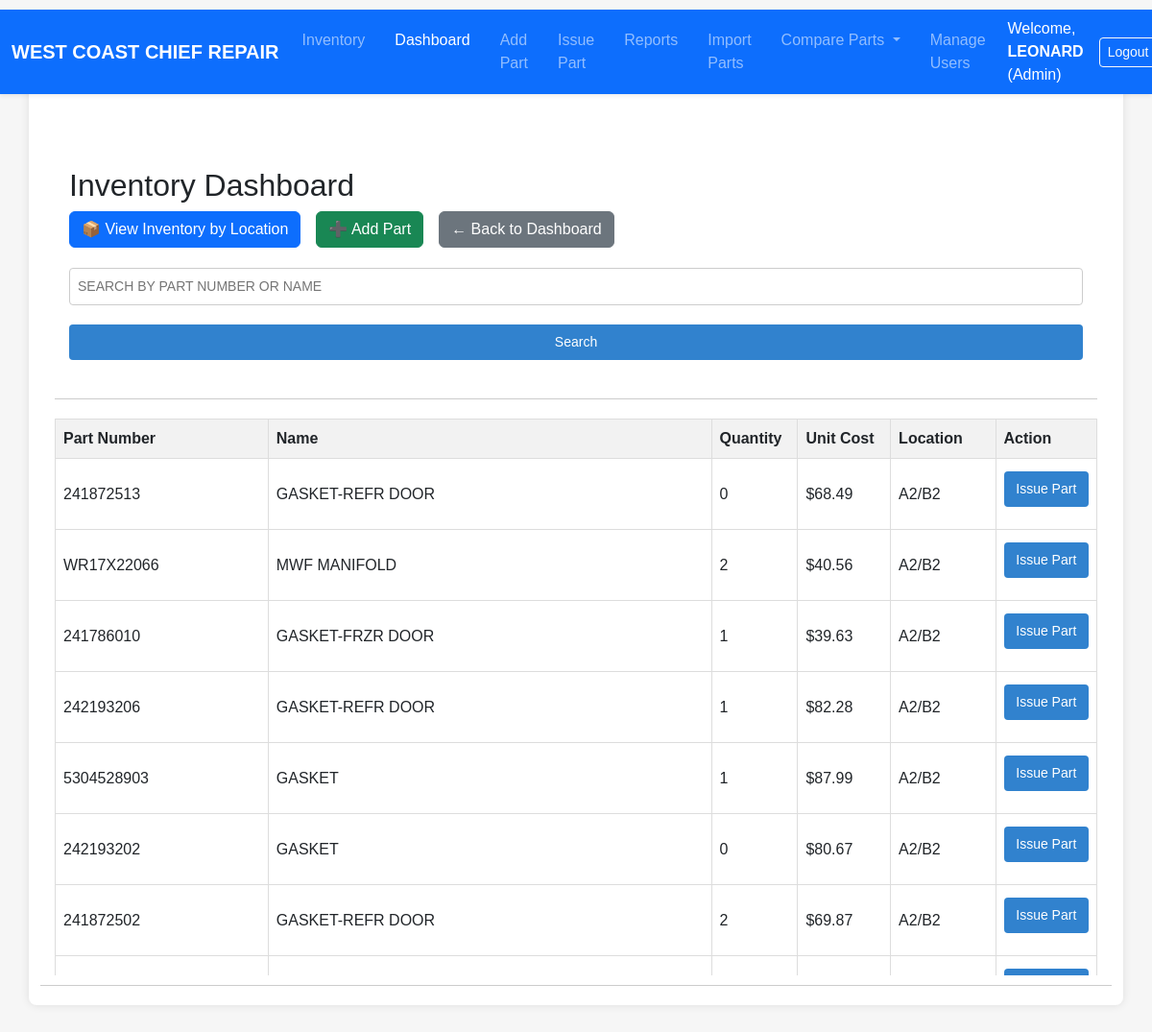
The app's page / (signed in) with its own data.
### models.py (models this page shows, shortened)
class User(UserMixin, db.Model):
    id = db.Column(db.Integer, primary_key=True)
    username = db.Column(db.String(64), unique=True, nullable=False)
    password_hash = db.Column(db.String(128), nullable=False)
    role = db.Column(db.String(20), nullable=False, default=ROLE_USER)
    @property
    def password(self):
        raise AttributeError('password is not a readable attribute')

class Part(db.Model):
    id = db.Column(db.Integer, primary_key=True)
    name = db.Column(db.String(100), nullable=False)
    part_number = db.Column(db.String(100), unique=True, nullable=False)
    quantity = db.Column(db.Integer, default=0)
    unit_cost = db.Column(db.Float, nullable=False)
    location = db.Column(db.String(100))  # shelf/location
    created_at = db.Column(db.DateTime, default=datetime.utcnow)

### inventory/routes.py (the view, shortened to what this page needs)
@inventory_bp.route('/')
@login_required
def dashboard():
    search_query = request.args.get('search', '').strip()
    parts = Part.query
    parts = parts.all()
    return render_template('index.html', parts=parts, search_query=search_query)

### auth/routes.py (called while the page is built)
@login_manager.user_loader
def load_user(user_id):
    return User.query.get(int(user_id))

### templates/index.html (shortened to what this page needs)
{% extends "base.html" %}
{% block content %}
<div class="dashboard-filters">
<div class="sticky-toolbar">
  <h2>Inventory Dashboard</h2>
  <div class="d-flex flex-wrap gap-3 mb-3">
    <a href="{{ url_for('inventory.location_report') }}" class="btn btn-primary">📦 View Inventory by Location</a>
    <a href="{{ url_for('inventory.add_part') }}" class="btn btn-success">➕ Add Part</a>
    <a href="{{ url_for('inventory.dashboard') }}" class="btn btn-secondary">← Back to Dashboard</a>
  </div>
  <form method="GET" action="{{ url_for('inventory.dashboard') }}" style="margin-bottom: 15px;">
      <input type="text" name="search" placeholder="Search by Part Number or Name" value="{{ search_query or '' }}" style="text-transform: uppercase;">
      <button type="submit">Search</button>
  </form>
</div>
{% if parts %}
<div class="table-container">
  <table class="inventory-table">
    <thead>
        <tr style="background-color:#f2f2f2;">
            <th>Part Number</th>
            <th>Name</th>
            <th>Quantity</th>
            <th>Unit Cost</th>
            <th>Location</th>
            <th>Action</th>
        </tr>
    </thead>
    <tbody>
        {% for part in parts %}
        <tr>
            <td>{{ part.part_number }}</td>
            <td>{{ part.name }}</td>
            {% if current_user.role == 'superadmin' %}
            <td>
                <form method="POST" action="{{ url_for('inventory.update_part_field', part_id=part.id) }}">
                    <input type="number" name="quantity" value="{{ part.quantity }}" min="0" required style="width: 70px;">
                    <button type="submit">Save</button>
                </form>
            </td>
            <td>
                <form method="POST" action="{{ url_for('inventory.update_part_field', part_id=part.id) }}">
                    <input type="text" name="unit_cost" value="{{ '%.2f'|format(part.unit_cost) }}" required style="width: 70px;">
                    <button type="submit">Save</button>
                </form>
            </td>
            {% else %}
            <td>{{ part.quantity }}</td>
            <td>${{ '%.2f'|format(part.unit_cost) }}</td>
            {% endif %}
            <td>{{ part.location }}</td>
            <td>
                <form method="GET" action="{{ url_for('inventory.issue_part') }}" onsubmit="return confirm('Issue part {{ part.part_number }}?');" style="display:inline;">
                    <button type="submit">Issue Part</button>
                </form>
            </td>
        </tr>
        {% endfor %}
    </tbody>
</table>
</div>
{% else %}
<p>No parts found.</p>
{% endif %}
{% endblock %}

### templates/base.html (shortened to what this page needs)
<!DOCTYPE html>
<html lang="en">
<head>
  <link href="https://cdn.jsdelivr.net/npm/bootstrap@5.3.0/dist/css/bootstrap.min.css" rel="stylesheet" />
  <link rel="stylesheet" href="{{ url_for('static', filename='style.css') }}" />
</head>
<body>
  <nav class="navbar navbar-expand-lg navbar-dark bg-primary shadow-sm fixed-top">
    <div class="container-fluid">
      <a class="navbar-brand fw-bold" href="{{ url_for('inventory.dashboard') }}">
        WEST COAST CHIEF REPAIR
      </a>
      <div class="collapse navbar-collapse" id="navbarMain">
        <ul class="navbar-nav me-auto mb-2 mb-lg-0">
          <li class="nav-item">
            <a class="nav-link{% if request.endpoint == 'inventory.location_report' %} active{% endif %}" href="{{ url_for('inventory.location_report') }}">Inventory</a>
          </li>
          <li class="nav-item">
            <a class="nav-link{% if request.endpoint == 'inventory.dashboard' %} active{% endif %}" href="{{ url_for('inventory.dashboard') }}">Dashboard</a>
          </li>
          <li class="nav-item">
            <a class="nav-link{% if request.endpoint == 'inventory.add_part' %} active{% endif %}" href="{{ url_for('inventory.add_part') }}">Add Part</a>
          </li>
          <li class="nav-item">
            <a class="nav-link{% if request.endpoint == 'inventory.issue_part' %} active{% endif %}" href="{{ url_for('inventory.issue_part') }}">Issue Part</a>
          </li>
          <li class="nav-item">
            <a class="nav-link{% if request.endpoint == 'inventory.reports' %} active{% endif %}" href="{{ url_for('inventory.reports') }}">Reports</a>
          </li>
          <li class="nav-item">
            <a class="nav-link{% if request.endpoint == 'inventory.import_parts' %} active{% endif %}" href="{{ url_for('inventory.import_parts') }}">Import Parts</a>
          <li class="nav-item dropdown">
            <a class="nav-link dropdown-toggle" href="#" id="compareDropdown" role="button" data-bs-toggle="dropdown" aria-expanded="false">
              Compare Parts
            </a>
          </li>
          {% if current_user.is_authenticated and current_user.role in ['superadmin', 'admin'] %}
          <li class="nav-item">
            <a class="nav-link{% if request.endpoint.startswith('inventory.users') %} active{% endif %}" href="{{ url_for('inventory.users') }}">Manage Users</a>
          </li>
            </ul>
          {% endif %}
        {% if current_user.is_authenticated %}
        <div class="d-flex align-items-center">
          <span class="text-white me-3">
            Welcome, <strong>{{ current_user.username }}</strong> ({{ current_user.role.capitalize() }})
          </span>
          <a href="{{ url_for('auth.logout') }}" class="btn btn-outline-light btn-sm">Logout</a>
        </div>
        {% endif %}
      </div>
    </div>
  </nav>
  <main class="container mt-4">
    {% block content %}{% endblock %}
  </main>
</body>
</html>

### static/style.css (style rules this page uses)
body { font-family: Arial, sans-serif; background-color: #f6f6f6; padding: 20px; margin: 0; }
nav { margin-top: 10px; }
nav a { color: white; margin-right: 15px; text-decoration: none; font-weight: bold; }
main { background-color: white; padding: 20px; border-radius: 8px; box-shadow: 0 0 10px rgba(0,0,0,0.1); }
form input, form select, form button { width: 100%; padding: 8px; margin-top: 5px; margin-bottom: 15px; border-radius: 4px; border: 1px solid #ccc; box-sizing: border-box; font-size: 14px; }
form button { background-color: #3182ce; color: white; border: none; cursor: pointer; }
table { width: 100%; border-collapse: collapse; margin-top: 20px; }
table th, table td { padding: 10px; border: 1px solid #ddd; text-align: left; }
main.container { padding-top: 110px; }
.dashboard-filters { position: sticky; top: 110px; background-color: white; padding: 10px 15px; z-index: 1050; border-bottom: 1px solid #ccc; }
.inventory-table { width: 100%; border-collapse: collapse; }
.inventory-table thead th { position: sticky; top: 0; background-color: #f2f2f2; z-index: 2; border: 1px solid #ddd; padding: 8px; }
.inventory-table tbody td { border: 1px solid #ddd; padding: 8px; }
.table-container { max-height: 600px; overflow-y: auto; }
.sticky-toolbar { position: sticky; top: 110px; background-color: white; z-index: 1000; padding: 10px 15px; border-bottom: 1px solid #ccc; }

### records on screen
User: username "LEONARD", role "Admin"
Part: part_number "241872513", name "GASKET-REFR DOOR", quantity "0", unit_cost "68.49", location "A2/B2"
Part: part_number "WR17X22066", name "MWF MANIFOLD", quantity "2", unit_cost "40.56", location "A2/B2"
Part: part_number "241786010", name "GASKET-FRZR DOOR", quantity "1", unit_cost "39.63", location "A2/B2"
Part: part_number "242193206", name "GASKET-REFR DOOR", quantity "1", unit_cost "82.28", location "A2/B2"
Part: part_number "5304528903", name "GASKET", quantity "1", unit_cost "87.99", location "A2/B2"
Part: part_number "242193202", name "GASKET", quantity "0", unit_cost "80.67", location "A2/B2"
Part: part_number "241872502", name "GASKET-REFR DOOR", quantity "2", unit_cost "69.87", location "A2/B2"
